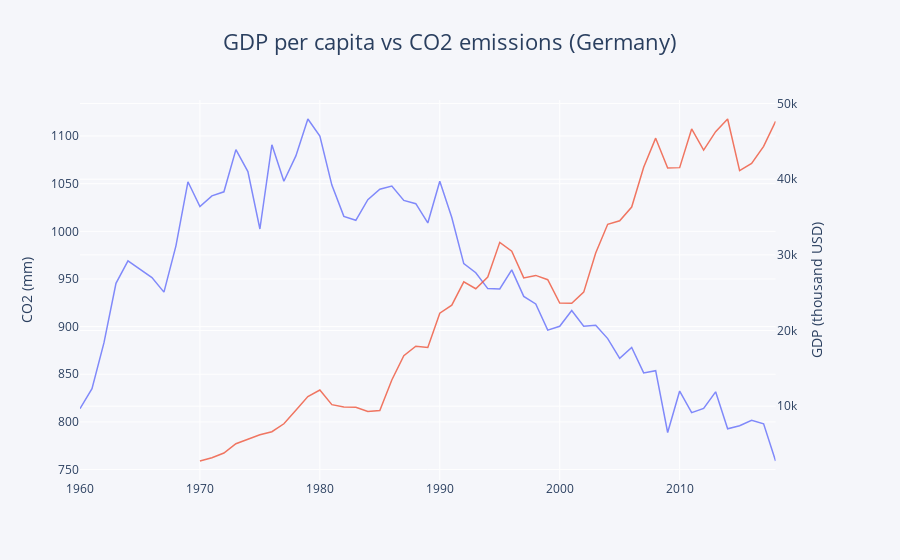

Notebook source saved alongside this figure:
### Markdown cell above
## b) Germany - negative correlation example

### Code cell
from plotly.subplots import make_subplots
fig = make_subplots(rows=1, cols=1,
                    specs=[[{"secondary_y": True}]])
fig.add_trace(go.Scatter(
                x=df1.transpose()[53][2:-2].index,
                y=df1.transpose()[53][2:-2],
                name="CO2 Germany",
                line_width = 1.5,
                opacity=0.8),
             row = 1, col = 1,
              secondary_y = False,
             )

fig.add_trace(go.Scatter(
                x=GDP_data.transpose()[53][2:-2].index,
                y=GDP_data.transpose()[53][2:-2],
                name="GDP pc Germany",
                line_width = 1.5,
                opacity=0.8),
             row = 1, col = 1,
              secondary_y = True
             )

fig.update_layout(title_text = "GDP per capita vs CO2 emissions (Germany)", 
                  title_x=0.5, title_font_size = 22, legend_y = 0.5,showlegend=False,
                  paper_bgcolor = 'rgb(245, 246, 250)', plot_bgcolor = 'rgb(245, 246, 250)')
fig.update_yaxes(title_text="CO2 (mm)", secondary_y=False)
fig.update_yaxes(title_text="GDP (thousand USD)", secondary_y=True)
fig.show()

### Figure 1 — Plotly figure (JSON) as saved in the notebook; plotly's stock layout.template omitted (floating-point values rounded to 4 significant figures)
{"data": [{"line": {"width": 1.5}, "name": "CO2 Germany", "opacity": 0.8, "type": "scatter", "x": ["1960", "1961", "1962", "1963", "1964", "1965", "1966", "1967", "1968", "1969", "1970", "1971", "1972", "1973", "1974", "1975", "1976", "1977", "1978", "1979", "1980", "1981", "1982", "1983", "1984", "1985", "1986", "1987", "1988", "1989", "1990", "1991", "1992", "1993", "1994", "1995", "1996", "1997", "1998", "1999", "2000", "2001", "2002", "2003", "2004", "2005", "2006", "2007", "2008", "2009", "2010", "2011", "2012", "2013", "2014", "2015", "2016", "2017", "2018"], "xaxis": "x", "y": [814.0, 834.8, 883.2, 945.5, 968.9, 960.1, 951.4, 936.2, 984.8, 1052.0, 1026.0, 1037.0, 1041.0, 1086.0, 1063.0, 1002.0, 1091.0, 1053.0, 1079.0, 1118.0, 1100.0, 1049.0, 1016.0, 1012.0, 1033.0, 1044.0, 1047.0, 1032.0, 1029.0, 1009.0, 1053.0, 1014.0, 966.2, 956.5, 939.9, 939.5, 959.6, 931.8, 923.8, 896.3, 900.4, 916.9, 900.4, 901.4, 887.5, 866.6, 878.1, 851.4, 853.8, 788.9, 832.4, 809.7, 814.1, 831.6, 792.8, 795.9, 801.7, 798.0, 759.0], "yaxis": "y"}, {"line": {"width": 1.5}, "name": "GDP pc Germany", "opacity": 0.8, "type": "scatter", "x": ["1960", "1961", "1962", "1963", "1964", "1965", "1966", "1967", "1968", "1969", "1970", "1971", "1972", "1973", "1974", "1975", "1976", "1977", "1978", "1979", "1980", "1981", "1982", "1983", "1984", "1985", "1986", "1987", "1988", "1989", "1990", "1991", "1992", "1993", "1994", "1995", "1996", "1997", "1998", "1999", "2000", "2001", "2002", "2003", "2004", "2005", "2006", "2007", "2008", "2009", "2010", "2011", "2012", "2013", "2014", "2015", "2016", "2017", "2018"], "xaxis": "x", "y": [null, null, null, null, null, null, null, null, null, null, 2761.0, 3192.0, 3810.0, 5047.0, 5639.0, 6236.0, 6635.0, 7683.0, 9482.0, 11280.0, 12140.0, 10210.0, 9914.0, 9864.0, 9313.0, 9430.0, 13460.0, 16680.0, 17930.0, 17760.0, 22300.0, 23360.0, 26440.0, 25520.0, 27080.0, 31660.0, 30490.0, 26960.0, 27290.0, 26730.0, 23640.0, 23610.0, 25080.0, 30240.0, 34040.0, 34510.0, 36320.0, 41590.0, 45430.0, 41490.0, 41530.0, 46640.0, 43860.0, 46290.0, 47960.0, 41140.0, 42100.0, 44350.0, 47640.0], "yaxis": "y2"}], "layout": {"legend": {"y": 0.5}, "paper_bgcolor": "rgb(245, 246, 250)", "plot_bgcolor": "rgb(245, 246, 250)", "showlegend": false, "title": {"font": {"size": 22}, "text": "GDP per capita vs CO2 emissions (Germany)", "x": 0.5}, "xaxis": {"anchor": "y", "domain": [0, 0.94]}, "yaxis": {"anchor": "x", "domain": [0, 1], "title": {"text": "CO2 (mm)"}}, "yaxis2": {"anchor": "x", "overlaying": "y", "side": "right", "title": {"text": "GDP (thousand USD)"}}}}
